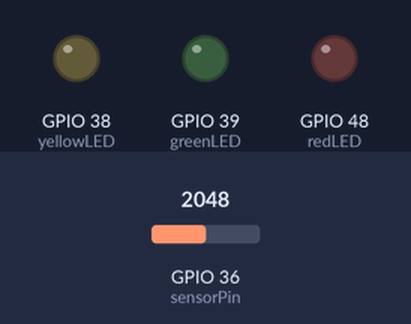
Simulated run of this sketch. Board: ESP32. Shown: output pins drawn as LEDs (lit = HIGH). Inputs (shaded band) come from the test bench; at power-on: GPIO 36 (sensorPin) = 2048. WiFi joins after 1.5 s; servers stay silent unless stated; no MQTT or app messages arrive unless stated; pins used as bus, display or sensor lines are not drawn; what the sketch prints to the serial monitor is not drawn.

Above: at 3.7 s.
3.8 s: GPIO 36 (sensorPin) set to 2432
9.0 s: GPIO 36 (sensorPin) set to 2572
At 14.5 s:
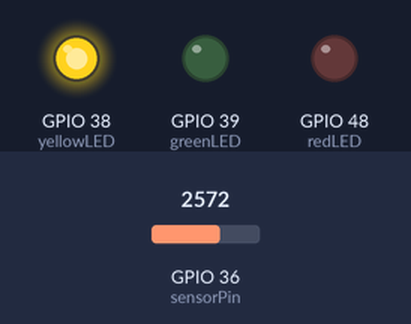
15.0 s: GPIO 36 (sensorPin) set to 3947
20.7 s: GPIO 36 (sensorPin) set to 4053
At 26.8 s:
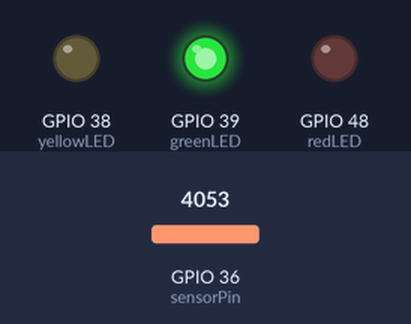
27.1 s: GPIO 36 (sensorPin) set to 3960
At 32.8 s:
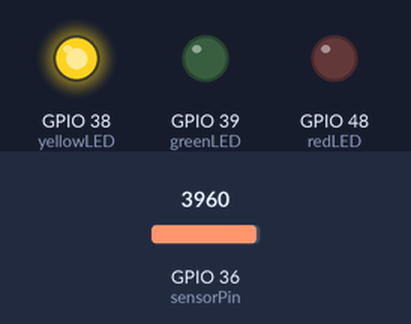
33.1 s: GPIO 36 (sensorPin) set to 4040
At 38.0 s:
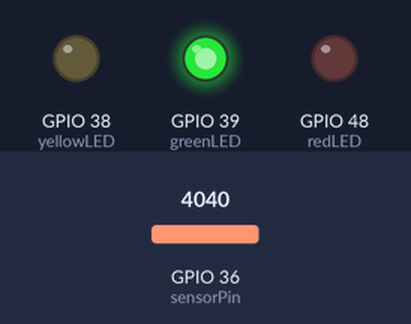
Timing chart, 0 to 39.5 s (numbered marks = the images above; inputs shaded):
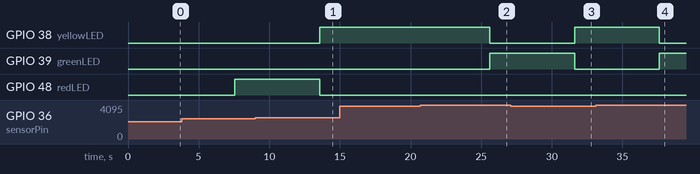

Measured:
- the behaviour switches between 2499 and 2500 on GPIO 36 (sensorPin) (found by bisection; images 0 and 1)
- the behaviour switches between 4000 and 4001 on GPIO 36 (sensorPin) (found by bisection; images 1 and 2)
- after the input at 9.0 s, GPIO 38 (yellowLED): LOW → HIGH after 4.6 s; GPIO 48 (redLED): HIGH → LOW after 4.6 s
- after the input at 15.0 s, every drawn part: stays the same
- after the input at 20.7 s, GPIO 38 (yellowLED): HIGH → LOW after 4.9 s; GPIO 39 (greenLED): LOW → HIGH after 4.9 s
- after the input at 27.1 s, GPIO 38 (yellowLED): LOW → HIGH after 4.5 s; GPIO 39 (greenLED): HIGH → LOW after 4.5 s
- after the input at 33.1 s, GPIO 38 (yellowLED): HIGH → LOW after 4.5 s; GPIO 39 (greenLED): LOW → HIGH after 4.5 s

The sketch:

Assignment2.ino
```cpp
#include <WiFi.h>
#include <PubSubClient.h>
//#include "DHT.h"

const char* ssid = "cs-mtg-room";
const char* password = "bilik703";
const char* MQTT_SERVER = "34.132.181.18"; // your VM instance public IP address
const int MQTT_PORT = 1883;
const char* MQTT_TOPIC = "water-level"; // MQTT topic

/* Water level thresholds */
int lowerThreshold = 4000;
int upperThreshold = 2500;

// Sensor pins
#define sensorPower 21
#define sensorPin A0
int val = 0;

// Declare pins to which LEDs are connected
int redLED = 48;
int yellowLED = 38;
int greenLED = 39;


// DHT configuration


WiFiClient espClient;
PubSubClient client(espClient);

void setup() {
  Serial.begin(115200);
  delay(1000);

  // Connect to WiFi
  WiFi.begin(ssid, password);
  Serial.println("\nConnecting");

  while (WiFi.status() != WL_CONNECTED) {
    Serial.print(".");
    delay(100);
  }

  // Print connection status
  Serial.println("\nConnected to the WiFi network");
  Serial.print("Maker Feather AIoT S3 IP: ");
  Serial.println(WiFi.localIP());

  // Sensor setup
  pinMode(sensorPower, OUTPUT);
  digitalWrite(sensorPower, LOW);

  // LED setup
  pinMode(redLED, OUTPUT);
  pinMode(yellowLED, OUTPUT);
  pinMode(greenLED, OUTPUT);
  digitalWrite(redLED, LOW);
  digitalWrite(yellowLED, LOW);
  digitalWrite(greenLED, LOW);

  // MQTT setup
  //setup_wifi();
  client.setServer(MQTT_SERVER, MQTT_PORT);
  //dht.begin();
}

// MQTT reconnect
void reconnect() {
  while (!client.connected()) {
    Serial.println("Attempting MQTT connection...");
    if (client.connect("ESP32Client")) {
      Serial.println("Connected to MQTT server");
    } else {
      Serial.print("Failed, rc=");
      Serial.print(client.state());
      Serial.println(" Retrying in 5 seconds...");
      delay(5000);
    }
  }
}


void loop() {
  // MQTT communication for water level sensing
  if (!client.connected()) {
    reconnect();
  }
  client.loop();
  delay(5000);

  // Water level monitoring
  int level = readSensor();

  if (level == 0) {
    Serial.println("Water Level: Empty");
    digitalWrite(redLED, LOW);
    digitalWrite(yellowLED, LOW);
    digitalWrite(greenLED, LOW);
  } else if (level < upperThreshold) {
    Serial.println("Water Level: High");
    digitalWrite(redLED, HIGH);
    digitalWrite(yellowLED, LOW);
    digitalWrite(greenLED, LOW);
  } else if (level < lowerThreshold && level >= upperThreshold) {
    Serial.println("Water Level: Low");
    digitalWrite(redLED, LOW);
    digitalWrite(yellowLED, HIGH);
    digitalWrite(greenLED, LOW);
  } else if (level > lowerThreshold) {
    Serial.println("Water Level: Empty");
    digitalWrite(redLED, LOW);
    digitalWrite(yellowLED, LOW);
    digitalWrite(greenLED, HIGH);
  }

   // adjust the delay according to your requirements
  int waterLevel = analogRead(sensorPin);
  Serial.print("Water Level: ");
  Serial.println(waterLevel);

  delay(1000);

  char payload[10];
  sprintf(payload, "%d", waterLevel);
  client.publish(MQTT_TOPIC, payload);
}

// Water level sensor reading
int readSensor() {
  digitalWrite(sensorPower, HIGH);
  delay(10);
  val = analogRead(sensorPin);
  digitalWrite(sensorPower, LOW);
  return val;
}
```
